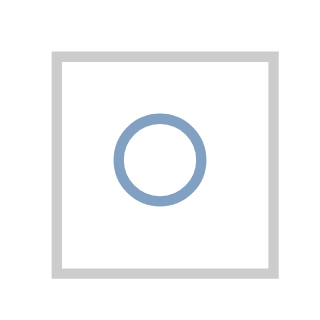

Vega-Lite specification stored for this chart:
### Vega specification from a JSON file in a GitHub repository (floating-point values rounded to 4 significant figures)
{"$schema": "https://vega.github.io/schema/vega/v3.0.json", "autosize": "pad", "padding": 5, "encode": {"update": {"stroke": {"value": "#ccc"}, "fill": {"value": "transparent"}}}, "data": [{"name": "source_0", "values": [{}]}], "signals": [{"name": "width", "update": "21"}, {"name": "height", "update": "21"}], "marks": [{"name": "marks", "type": "symbol", "role": "point", "from": {"data": "source_0"}, "encode": {"update": {"x": {"value": 10.5}, "y": {"value": 10.5}, "stroke": {"value": "#4c78a8"}, "fill": {"value": "transparent"}, "opacity": {"value": 0.7}}}}], "config": {"axis": {"quantitativeExtent": 30}}}
